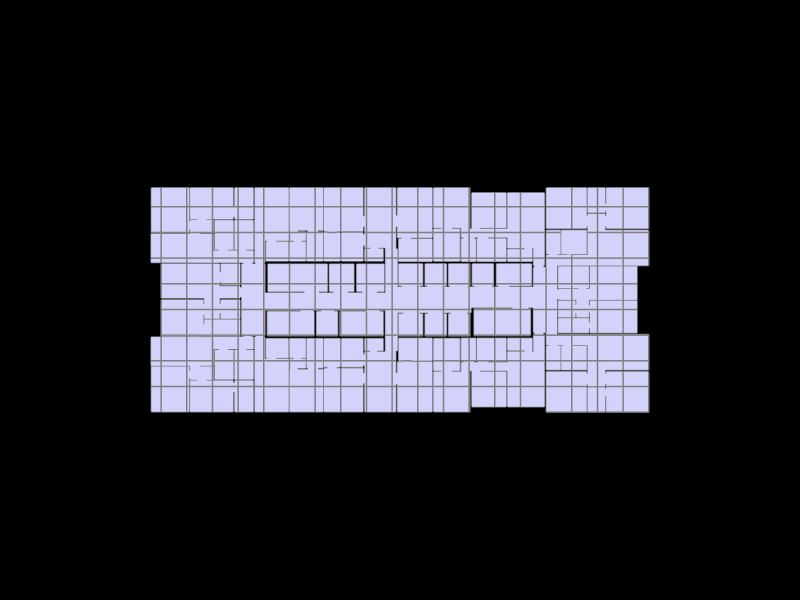

Notebook source saved alongside this figure:
### Markdown cell above
## 8. Show the geometry and the grid

### Code cell
Topology.Show(gallery, grid,
              camera=[0,0,6],
              faceColor=[210,210,250],
              faceOpacity=1,
              edgeColor="grey",
              edgeWidth=3,
              showVertices=False,
              backgroundColor="black",
              width=800,
              height=600,
              renderer = renderer)

### Figure 1 — Plotly figure (JSON) as saved in the notebook; plotly's stock layout.template omitted (floating-point values rounded to 4 significant figures; data arrays with more than 128 entries replaced by an {"elided": "..."} marker saying what was removed)
{"data": [{"hoverinfo": "text", "legendgroup": "2", "legendrank": 2, "line": {"color": "grey", "dash": "solid", "width": 3}, "marker": {"size": 0}, "mode": "lines", "name": "1: Untitled (Edges)", "showlegend": false, "text": "", "type": "scatter3d", "x": {"elided": "2235 float values"}, "y": {"elided": "2235 float values"}, "z": {"elided": "2235 int values"}}, {"cmax": 1, "cmin": 0, "color": "#D2D2FA", "colorscale": [[0, "#440154"], [0.1111, "#482878"], [0.2222, "#3e4989"], [0.3333, "#31688e"], [0.4444, "#26828e"], [0.5556, "#1f9e89"], [0.6667, "#35b779"], [0.7778, "#6ece58"], [0.8889, "#b5de2b"], [1, "#fde725"]], "flatshading": true, "hoverinfo": "text", "hovertext": "", "i": {"elided": "741 int values"}, "j": {"elided": "741 int values"}, "k": {"elided": "741 int values"}, "legendgroup": "3", "legendrank": 3, "lighting": {"facenormalsepsilon": 0}, "name": "1: Untitled (Faces)", "opacity": 1, "showlegend": false, "showscale": false, "text": "", "type": "mesh3d", "x": {"elided": "745 float values"}, "y": {"elided": "745 float values"}, "z": {"elided": "745 int values"}}, {"hoverinfo": "text", "legendgroup": "6", "legendrank": 6, "line": {"color": "grey", "dash": "solid", "width": 3}, "marker": {"size": 0}, "mode": "lines", "name": "2: Untitled (Edges)", "showlegend": false, "text": "", "type": "scatter3d", "x": {"elided": "618 float values"}, "y": {"elided": "618 float values"}, "z": {"elided": "618 int values"}}], "layout": {"autosize": true, "height": 600, "margin": {"b": 40, "l": 40, "r": 40, "t": 40}, "paper_bgcolor": "#000000", "plot_bgcolor": "#000000", "scene": {"aspectmode": "data", "camera": {"center": {"x": 0, "y": 0, "z": 0}, "eye": {"x": 0, "y": 0, "z": 6}, "projection": {"type": "perspective"}, "up": {"x": 0, "y": 1, "z": 0}}, "xaxis": {"visible": false}, "yaxis": {"visible": false}, "zaxis": {"visible": false}}, "showlegend": true, "width": 800, "xaxis": {"showgrid": false, "visible": false, "zeroline": false}, "yaxis": {"showgrid": false, "visible": false, "zeroline": false}}}
